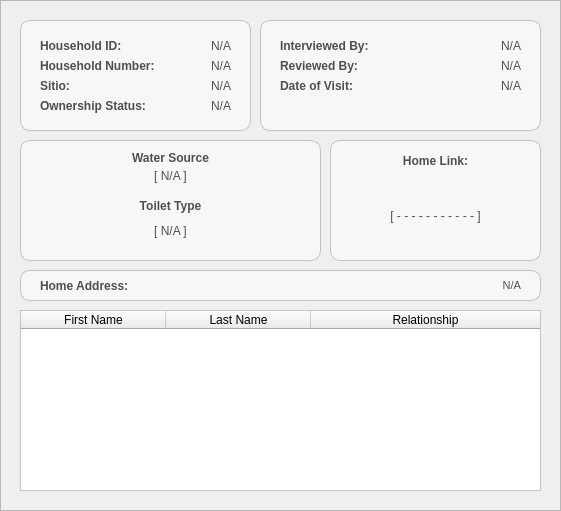
    <widget class="QFrame" name="basePopUpBodyFrame_3">
     <property name="geometry">
      <rect>
       <x>690</x>
       <y>70</y>
       <width>561</width>
       <height>511</height>
      </rect>
     </property>
     <property name="styleSheet">
      <string notr="true">#basePopUpBodyFrame_3 {
	background-color: rgb(247, 247, 247);
	border: 1px solid rgb(194, 194, 194);
	border-radius: 10px;
}</string>
     </property>
     <property name="frameShape">
      <enum>QFrame::Shape::StyledPanel</enum>
     </property>
     <property name="frameShadow">
      <enum>QFrame::Shadow::Raised</enum>
     </property>
     <widget class="QFrame" name="basePopUpBodyFrame_4">
      <property name="geometry">
       <rect>
        <x>20</x>
        <y>20</y>
        <width>231</width>
        <height>111</height>
       </rect>
      </property>
      <property name="styleSheet">
       <string notr="true">#basePopUpBodyFrame_4 {
	background-color: rgb(247, 247, 247);
	border: 1px solid rgb(194, 194, 194);
	border-radius: 10px;
}</string>
      </property>
      <property name="frameShape">
       <enum>QFrame::Shape::StyledPanel</enum>
      </property>
      <property name="frameShadow">
       <enum>QFrame::Shadow::Raised</enum>
      </property>
      <widget class="QLabel" name="cp_labelHouseholdID">
       <property name="geometry">
        <rect>
         <x>20</x>
         <y>10</y>
         <width>141</width>
         <height>31</height>
        </rect>
       </property>
       <property name="font">
        <font>
         <family>Arial</family>
         <pointsize>9</pointsize>
         <bold>true</bold>
        </font>
       </property>
       <property name="styleSheet">
        <string notr="true">#cp_labelHouseholdID{
	background-color:transparent;
	color:#4f4f4f;
}</string>
       </property>
       <property name="text">
        <string>Household ID:</string>
       </property>
       <property name="alignment">
        <set>Qt::AlignmentFlag::AlignLeading|Qt::AlignmentFlag::AlignLeft|Qt::AlignmentFlag::AlignVCenter</set>
       </property>
      </widget>
      <widget class="QLabel" name="cp_displayHouseholdID">
       <property name="geometry">
        <rect>
         <x>130</x>
         <y>10</y>
         <width>81</width>
         <height>31</height>
        </rect>
       </property>
       <property name="font">
        <font>
         <family>Arial</family>
         <pointsize>9</pointsize>
        </font>
       </property>
       <property name="styleSheet">
        <string notr="true">#cp_displayHouseholdID{
	background-color:transparent;
	color:#4f4f4f;
}</string>
       </property>
       <property name="text">
        <string>N/A</string>
       </property>
       <property name="alignment">
        <set>Qt::AlignmentFlag::AlignRight|Qt::AlignmentFlag::AlignTrailing|Qt::AlignmentFlag::AlignVCenter</set>
       </property>
      </widget>
      <widget class="QLabel" name="cp_displayHouseholdNum">
       <property name="geometry">
        <rect>
         <x>130</x>
         <y>30</y>
         <width>81</width>
         <height>31</height>
        </rect>
       </property>
       <property name="font">
        <font>
         <family>Arial</family>
         <pointsize>9</pointsize>
        </font>
       </property>
       <property name="styleSheet">
        <string notr="true">#cp_displayHouseholdNum{
	background-color:transparent;
	color:#4f4f4f;
}</string>
       </property>
       <property name="text">
        <string>N/A</string>
       </property>
       <property name="alignment">
        <set>Qt::AlignmentFlag::AlignRight|Qt::AlignmentFlag::AlignTrailing|Qt::AlignmentFlag::AlignVCenter</set>
       </property>
      </widget>
      <widget class="QLabel" name="cp_labelHouseholdNum">
       <property name="geometry">
        <rect>
         <x>20</x>
         <y>30</y>
         <width>141</width>
         <height>31</height>
        </rect>
       </property>
       <property name="font">
        <font>
         <family>Arial</family>
         <pointsize>9</pointsize>
         <bold>true</bold>
        </font>
       </property>
       <property name="styleSheet">
        <string notr="true">#cp_labelHouseholdNum{
	background-color:transparent;
	color:#4f4f4f;
}</string>
       </property>
       <property name="text">
        <string>Household Number:</string>
       </property>
       <property name="alignment">
        <set>Qt::AlignmentFlag::AlignLeading|Qt::AlignmentFlag::AlignLeft|Qt::AlignmentFlag::AlignVCenter</set>
       </property>
      </widget>
      <widget class="QLabel" name="cp_labelOwnershipStatus">
       <property name="geometry">
        <rect>
         <x>20</x>
         <y>70</y>
         <width>141</width>
         <height>31</height>
        </rect>
       </property>
       <property name="font">
        <font>
         <family>Arial</family>
         <pointsize>9</pointsize>
         <bold>true</bold>
        </font>
       </property>
       <property name="styleSheet">
        <string notr="true">#cp_labelOwnershipStatus{
	background-color:transparent;
	color:#4f4f4f;
}</string>
       </property>
       <property name="text">
        <string>Ownership Status:</string>
       </property>
       <property name="alignment">
        <set>Qt::AlignmentFlag::AlignLeading|Qt::AlignmentFlag::AlignLeft|Qt::AlignmentFlag::AlignVCenter</set>
       </property>
      </widget>
      <widget class="QLabel" name="cp_displayOwnershipStatus">
       <property name="geometry">
        <rect>
         <x>130</x>
         <y>70</y>
         <width>81</width>
         <height>31</height>
        </rect>
       </property>
       <property name="font">
        <font>
         <family>Arial</family>
         <pointsize>9</pointsize>
        </font>
       </property>
       <property name="styleSheet">
        <string notr="true">#cp_displayOwnershipStatus{
	background-color:transparent;
	color:#4f4f4f;
}</string>
       </property>
       <property name="text">
        <string>N/A</string>
       </property>
       <property name="alignment">
        <set>Qt::AlignmentFlag::AlignRight|Qt::AlignmentFlag::AlignTrailing|Qt::AlignmentFlag::AlignVCenter</set>
       </property>
      </widget>
      <widget class="QLabel" name="cp_displaySitio">
       <property name="geometry">
        <rect>
         <x>50</x>
         <y>50</y>
         <width>161</width>
         <height>31</height>
        </rect>
       </property>
       <property name="font">
        <font>
         <family>Arial</family>
         <pointsize>9</pointsize>
        </font>
       </property>
       <property name="styleSheet">
        <string notr="true">#cp_displaySitio{
	background-color:transparent;
	color:#4f4f4f;
}</string>
       </property>
       <property name="text">
        <string>N/A</string>
       </property>
       <property name="alignment">
        <set>Qt::AlignmentFlag::AlignRight|Qt::AlignmentFlag::AlignTrailing|Qt::AlignmentFlag::AlignVCenter</set>
       </property>
      </widget>
      <widget class="QLabel" name="cp_labelSitio">
       <property name="geometry">
        <rect>
         <x>20</x>
         <y>50</y>
         <width>141</width>
         <height>31</height>
        </rect>
       </property>
       <property name="font">
        <font>
         <family>Arial</family>
         <pointsize>9</pointsize>
         <bold>true</bold>
        </font>
       </property>
       <property name="styleSheet">
        <string notr="true">#cp_labelSitio{
	background-color:transparent;
	color:#4f4f4f;
}</string>
       </property>
       <property name="text">
        <string>Sitio:</string>
       </property>
       <property name="alignment">
        <set>Qt::AlignmentFlag::AlignLeading|Qt::AlignmentFlag::AlignLeft|Qt::AlignmentFlag::AlignVCenter</set>
       </property>
      </widget>
     </widget>
     <widget class="QFrame" name="basePopUpBodyFrame_5">
      <property name="geometry">
       <rect>
        <x>260</x>
        <y>20</y>
        <width>281</width>
        <height>111</height>
       </rect>
      </property>
      <property name="styleSheet">
       <string notr="true">#basePopUpBodyFrame_5 {
	background-color: rgb(247, 247, 247);
	border: 1px solid rgb(194, 194, 194);
	border-radius: 10px;
}</string>
      </property>
      <property name="frameShape">
       <enum>QFrame::Shape::StyledPanel</enum>
      </property>
      <property name="frameShadow">
       <enum>QFrame::Shadow::Raised</enum>
      </property>
      <widget class="QLabel" name="cp_labelInterviewedBy">
       <property name="geometry">
        <rect>
         <x>20</x>
         <y>10</y>
         <width>141</width>
         <height>31</height>
        </rect>
       </property>
       <property name="font">
        <font>
         <family>Arial</family>
         <pointsize>9</pointsize>
         <bold>true</bold>
        </font>
       </property>
       <property name="styleSheet">
        <string notr="true">#cp_labelInterviewedBy{
	background-color:transparent;
	color:#4f4f4f;
}</string>
       </property>
       <property name="text">
        <string>Interviewed By:</string>
       </property>
       <property name="alignment">
        <set>Qt::AlignmentFlag::AlignLeading|Qt::AlignmentFlag::AlignLeft|Qt::AlignmentFlag::AlignVCenter</set>
       </property>
      </widget>
      <widget class="QLabel" name="cp_displayInterviewedBy">
       <property name="geometry">
        <rect>
         <x>110</x>
         <y>10</y>
         <width>151</width>
         <height>31</height>
        </rect>
       </property>
       <property name="font">
        <font>
         <family>Arial</family>
         <pointsize>9</pointsize>
        </font>
       </property>
       <property name="styleSheet">
        <string notr="true">#cp_displayInterviewedBy{
	background-color:transparent;
	color:#4f4f4f;
}</string>
       </property>
       <property name="text">
        <string>N/A</string>
       </property>
       <property name="alignment">
        <set>Qt::AlignmentFlag::AlignRight|Qt::AlignmentFlag::AlignTrailing|Qt::AlignmentFlag::AlignVCenter</set>
       </property>
      </widget>
      <widget class="QLabel" name="cp_displayReviewedBy">
       <property name="geometry">
        <rect>
         <x>110</x>
         <y>30</y>
         <width>151</width>
         <height>31</height>
        </rect>
       </property>
       <property name="font">
        <font>
         <family>Arial</family>
         <pointsize>9</pointsize>
        </font>
       </property>
       <property name="styleSheet">
        <string notr="true">#cp_displayReviewedBy{
	background-color:transparent;
	color:#4f4f4f;
}</string>
       </property>
       <property name="text">
        <string>N/A</string>
       </property>
       <property name="alignment">
        <set>Qt::AlignmentFlag::AlignRight|Qt::AlignmentFlag::AlignTrailing|Qt::AlignmentFlag::AlignVCenter</set>
       </property>
      </widget>
      <widget class="QLabel" name="cp_labelReviewedBy">
       <property name="geometry">
        <rect>
         <x>20</x>
         <y>30</y>
         <width>141</width>
         <height>31</height>
        </rect>
       </property>
       <property name="font">
        <font>
         <family>Arial</family>
         <pointsize>9</pointsize>
         <bold>true</bold>
        </font>
       </property>
       <property name="styleSheet">
        <string notr="true">#cp_labelReviewedBy{
	background-color:transparent;
	color:#4f4f4f;
}</string>
       </property>
       <property name="text">
        <string>Reviewed By:</string>
       </property>
       <property name="alignment">
        <set>Qt::AlignmentFlag::AlignLeading|Qt::AlignmentFlag::AlignLeft|Qt::AlignmentFlag::AlignVCenter</set>
       </property>
      </widget>
      <widget class="QLabel" name="cp_labelDateofVisit">
       <property name="geometry">
        <rect>
         <x>20</x>
         <y>50</y>
         <width>141</width>
         <height>31</height>
        </rect>
       </property>
       <property name="font">
        <font>
         <family>Arial</family>
         <pointsize>9</pointsize>
         <bold>true</bold>
        </font>
       </property>
       <property name="styleSheet">
        <string notr="true">#cp_labelDateofVisit{
	background-color:transparent;
	color:#4f4f4f;
}</string>
       </property>
       <property name="text">
        <string>Date of Visit:</string>
       </property>
       <property name="alignment">
        <set>Qt::AlignmentFlag::AlignLeading|Qt::AlignmentFlag::AlignLeft|Qt::AlignmentFlag::AlignVCenter</set>
       </property>
      </widget>
      <widget class="QLabel" name="cp_displayDateofVisit">
       <property name="geometry">
        <rect>
         <x>100</x>
         <y>50</y>
         <width>161</width>
         <height>31</height>
        </rect>
       </property>
       <property name="font">
        <font>
         <family>Arial</family>
         <pointsize>9</pointsize>
        </font>
       </property>
       <property name="styleSheet">
        <string notr="true">#cp_displayDateofVisit{
	background-color:transparent;
	color:#4f4f4f;
}</string>
       </property>
       <property name="text">
        <string>N/A</string>
       </property>
       <property name="alignment">
        <set>Qt::AlignmentFlag::AlignRight|Qt::AlignmentFlag::AlignTrailing|Qt::AlignmentFlag::AlignVCenter</set>
       </property>
      </widget>
     </widget>
     <widget class="QFrame" name="basePopUpBodyFrame_6">
      <property name="geometry">
       <rect>
        <x>330</x>
        <y>140</y>
        <width>211</width>
        <height>121</height>
       </rect>
      </property>
      <property name="styleSheet">
       <string notr="true">#basePopUpBodyFrame_6 {
	background-color: rgb(247, 247, 247);
	border: 1px solid rgb(194, 194, 194);
	border-radius: 10px;
}</string>
      </property>
      <property name="frameShape">
       <enum>QFrame::Shape::StyledPanel</enum>
      </property>
      <property name="frameShadow">
       <enum>QFrame::Shadow::Raised</enum>
      </property>
      <widget class="QLabel" name="cp_displayHomeLink">
       <property name="geometry">
        <rect>
         <x>10</x>
         <y>40</y>
         <width>191</width>
         <height>71</height>
        </rect>
       </property>
       <property name="font">
        <font>
         <family>Arial</family>
         <pointsize>9</pointsize>
        </font>
       </property>
       <property name="styleSheet">
        <string notr="true">#cp_displayHomeLink{
	background-color:transparent;
	color:#4f4f4f;
}</string>
       </property>
       <property name="text">
        <string>[ - - - - - - - - - - - ]</string>
       </property>
       <property name="alignment">
        <set>Qt::AlignmentFlag::AlignCenter</set>
       </property>
      </widget>
      <widget class="QLabel" name="cp_labelHomeLink">
       <property name="geometry">
        <rect>
         <x>10</x>
         <y>10</y>
         <width>191</width>
         <height>21</height>
        </rect>
       </property>
       <property name="font">
        <font>
         <family>Arial</family>
         <pointsize>9</pointsize>
         <bold>true</bold>
        </font>
       </property>
       <property name="styleSheet">
        <string notr="true">#cp_labelHomeLink{
	background-color:transparent;
	color:#4f4f4f;
}</string>
       </property>
       <property name="text">
        <string>Home Link:</string>
       </property>
       <property name="alignment">
        <set>Qt::AlignmentFlag::AlignCenter</set>
       </property>
      </widget>
     </widget>
     <widget class="QFrame" name="basePopUpBodyFrame_8">
      <property name="geometry">
       <rect>
        <x>20</x>
        <y>140</y>
        <width>301</width>
        <height>121</height>
       </rect>
      </property>
      <property name="styleSheet">
       <string notr="true">#basePopUpBodyFrame_8 {
	background-color: rgb(247, 247, 247);
	border: 1px solid rgb(194, 194, 194);
	border-radius: 10px;
}</string>
      </property>
      <property name="frameShape">
       <enum>QFrame::Shape::StyledPanel</enum>
      </property>
      <property name="frameShadow">
       <enum>QFrame::Shadow::Raised</enum>
      </property>
      <widget class="QLabel" name="cp_DisplayToiletType">
       <property name="geometry">
        <rect>
         <x>0</x>
         <y>70</y>
         <width>301</width>
         <height>41</height>
        </rect>
       </property>
       <property name="font">
        <font>
         <family>Arial</family>
         <pointsize>9</pointsize>
        </font>
       </property>
       <property name="styleSheet">
        <string notr="true">#cp_DisplayToiletType{
	background-color:transparent;
	color:#4f4f4f;
}</string>
       </property>
       <property name="text">
        <string>[ N/A ]</string>
       </property>
       <property name="alignment">
        <set>Qt::AlignmentFlag::AlignCenter</set>
       </property>
       <property name="indent">
        <number>-1</number>
       </property>
      </widget>
      <widget class="QLabel" name="cp_labelToiletType">
       <property name="geometry">
        <rect>
         <x>0</x>
         <y>50</y>
         <width>301</width>
         <height>31</height>
        </rect>
       </property>
       <property name="font">
        <font>
         <family>Arial</family>
         <pointsize>9</pointsize>
         <bold>true</bold>
        </font>
       </property>
       <property name="styleSheet">
        <string notr="true">#cp_labelToiletType{
	background-color:transparent;
	color:#4f4f4f;
}</string>
       </property>
       <property name="text">
        <string>Toilet Type</string>
       </property>
       <property name="alignment">
        <set>Qt::AlignmentFlag::AlignCenter</set>
       </property>
      </widget>
      <widget class="QLabel" name="cp_labelWaterSource">
       <property name="geometry">
        <rect>
         <x>20</x>
         <y>10</y>
         <width>261</width>
         <height>16</height>
        </rect>
       </property>
       <property name="font">
        <font>
         <family>Arial</family>
         <pointsize>9</pointsize>
         <bold>true</bold>
        </font>
       </property>
       <property name="styleSheet">
        <string notr="true">#cp_labelWaterSource{
	background-color:transparent;
	color:#4f4f4f;
}</string>
       </property>
       <property name="text">
        <string>Water Source</string>
       </property>
       <property name="alignment">
        <set>Qt::AlignmentFlag::AlignCenter</set>
       </property>
      </widget>
      <widget class="QLabel" name="cp_displayWaterSource">
       <property name="geometry">
        <rect>
         <x>10</x>
         <y>20</y>
         <width>281</width>
         <height>31</height>
        </rect>
       </property>
       <property name="font">
        <font>
         <family>Arial</family>
         <pointsize>9</pointsize>
        </font>
       </property>
       <property name="styleSheet">
        <string notr="true">#cp_displayWaterSource{
	background-color:transparent;
	color:#4f4f4f;
}</string>
       </property>
       <property name="text">
        <string>[ N/A ]</string>
       </property>
       <property name="alignment">
        <set>Qt::AlignmentFlag::AlignCenter</set>
       </property>
      </widget>
     </widget>
     <widget class="QTableWidget" name="cp_tableView_List_DisplayFamilyMembers">
      <property name="geometry">
       <rect>
        <x>20</x>
        <y>310</y>
        <width>521</width>
        <height>181</height>
       </rect>
      </property>
      <property name="focusPolicy">
       <enum>Qt::FocusPolicy::NoFocus</enum>
      </property>
      <property name="styleSheet">
       <string notr="true">#cp_tableView_List_DisplayFamilyMembers {
	background-color: white;
	color: #black;
}
</string>
      </property>
      <property name="editTriggers">
       <set>QAbstractItemView::EditTrigger::NoEditTriggers</set>
      </property>
      <attribute name="horizontalHeaderVisible">
       <bool>true</bool>
      </attribute>
      <attribute name="horizontalHeaderCascadingSectionResizes">
       <bool>false</bool>
      </attribute>
      <attribute name="horizontalHeaderDefaultSectionSize">
       <number>145</number>
      </attribute>
      <attribute name="horizontalHeaderShowSortIndicator" stdset="0">
       <bool>false</bool>
      </attribute>
      <attribute name="horizontalHeaderStretchLastSection">
       <bool>true</bool>
      </attribute>
      <attribute name="verticalHeaderVisible">
       <bool>false</bool>
      </attribute>
      <attribute name="verticalHeaderCascadingSectionResizes">
       <bool>false</bool>
      </attribute>
      <column>
       <property name="text">
        <string>First Name</string>
       </property>
       <property name="font">
        <font>
         <family>Arial</family>
        </font>
       </property>
       <property name="background">
        <color>
         <red>211</red>
         <green>205</green>
         <blue>255</blue>
        </color>
       </property>
      </column>
      <column>
       <property name="text">
        <string>Last Name</string>
       </property>
       <property name="font">
        <font>
         <family>Arial</family>
        </font>
       </property>
       <property name="background">
        <color>
         <red>211</red>
         <green>205</green>
         <blue>255</blue>
        </color>
       </property>
      </column>
      <column>
       <property name="text">
        <string>Relationship</string>
       </property>
       <property name="font">
        <font>
         <family>Arial</family>
        </font>
       </property>
       <property name="background">
        <color>
         <red>211</red>
         <green>205</green>
         <blue>255</blue>
        </color>
       </property>
      </column>
     </widget>
     <widget class="QFrame" name="basePopUpBodyFrame_11">
      <property name="geometry">
       <rect>
        <x>20</x>
        <y>270</y>
        <width>521</width>
        <height>31</height>
       </rect>
      </property>
      <property name="styleSheet">
       <string notr="true">#basePopUpBodyFrame_11 {
	background-color: rgb(247, 247, 247);
	border: 1px solid rgb(194, 194, 194);
	border-radius: 10px;
}</string>
      </property>
      <property name="frameShape">
       <enum>QFrame::Shape::StyledPanel</enum>
      </property>
      <property name="frameShadow">
       <enum>QFrame::Shadow::Raised</enum>
      </property>
      <widget class="QLabel" name="cp_displayaddress">
       <property name="geometry">
        <rect>
         <x>120</x>
         <y>0</y>
         <width>381</width>
         <height>31</height>
        </rect>
       </property>
       <property name="font">
        <font>
         <family>Arial</family>
         <pointsize>8</pointsize>
        </font>
       </property>
       <property name="styleSheet">
        <string notr="true">#cp_displayaddress{
	background-color:transparent;
	color:#4f4f4f;
}</string>
       </property>
       <property name="text">
        <string>N/A</string>
       </property>
       <property name="alignment">
        <set>Qt::AlignmentFlag::AlignRight|Qt::AlignmentFlag::AlignTrailing|Qt::AlignmentFlag::AlignVCenter</set>
       </property>
      </widget>
      <widget class="QLabel" name="cp_labelAddress">
       <property name="geometry">
        <rect>
         <x>20</x>
         <y>0</y>
         <width>91</width>
         <height>31</height>
        </rect>
       </property>
       <property name="font">
        <font>
         <family>Arial</family>
         <pointsize>9</pointsize>
         <bold>true</bold>
        </font>
       </property>
       <property name="styleSheet">
        <string notr="true">#cp_labelAddress{
	background-color:transparent;
	color:#4f4f4f;
}</string>
       </property>
       <property name="text">
        <string>Home Address:</string>
       </property>
       <property name="alignment">
        <set>Qt::AlignmentFlag::AlignLeading|Qt::AlignmentFlag::AlignLeft|Qt::AlignmentFlag::AlignVCenter</set>
       </property>
      </widget>
     </widget>
    </widget>
